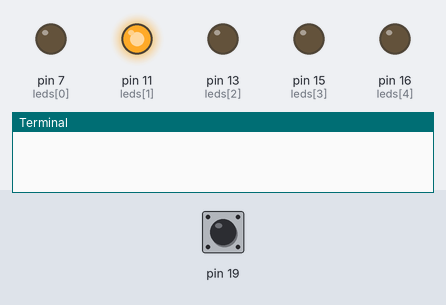
Simulated run of this program. Board: Raspberry Pi (header pin numbers). On the bench: output pins drawn as LEDs (lit = HIGH), the last lines printed to the terminal. Inputs (shaded band) come from the test bench; at power-on: pin 19 HIGH.

Above: at 1.2 s.
1.3 s: pin 19 pulled LOW for 0.15 s
At 2.7 s:
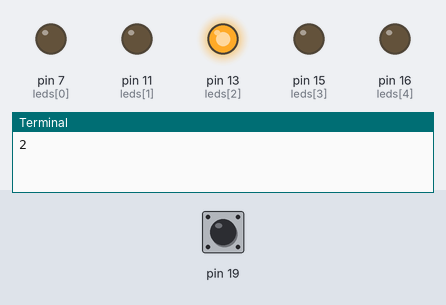
At 5.4 s:
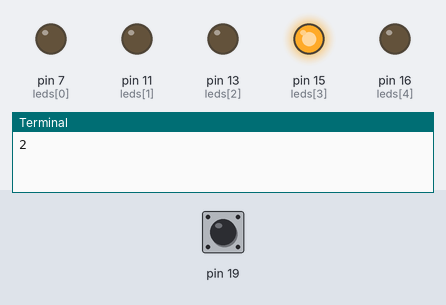
Timing chart, 0 to 13.4 s (numbered marks = the images above; inputs shaded):
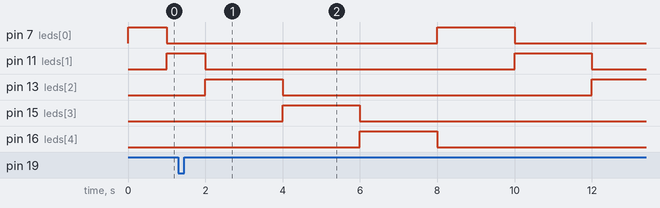

The program:

whackamole.py
```python
#!/usr/bin/python

import RPi.GPIO as GPIO
import time

GPIO.setmode(GPIO.BOARD)

GPIO.setup(19, GPIO.IN, pull_up_down=GPIO.PUD_UP)
GPIO.setup(7, GPIO.OUT)
GPIO.setup(11, GPIO.OUT)
GPIO.setup(13, GPIO.OUT)
GPIO.setup(15, GPIO.OUT)
GPIO.setup(16, GPIO.OUT)

ledCount = 5
currentLed = -1
leds = [7, 11, 13, 15, 16]
sequenceValue = 1
decreaseSeq = 0.2

def setLeds():
    for led in leds:
	GPIO.output(led, False)
    GPIO.output(leds[currentLed], True)
    time.sleep(sequenceValue)

def updateLeds():
    global currentLed
    currentLed += 1
    if (currentLed == 5):
	currentLed = 0


def hit(self):
    global sequenceValue
    global decreaseSeq
    if (currentLed == 2):
	sequenceValue -= decreaseSeq
    else:
	sequenceValue = 2
    print(sequenceValue)

GPIO.add_event_detect(19, GPIO.FALLING, callback=hit, bouncetime=300)

try:
    while (True):
        updateLeds()
        setLeds()


except KeyboardInterrupt:
    print("Shutting down program and disabling pins")
    GPIO.cleanup()
```
